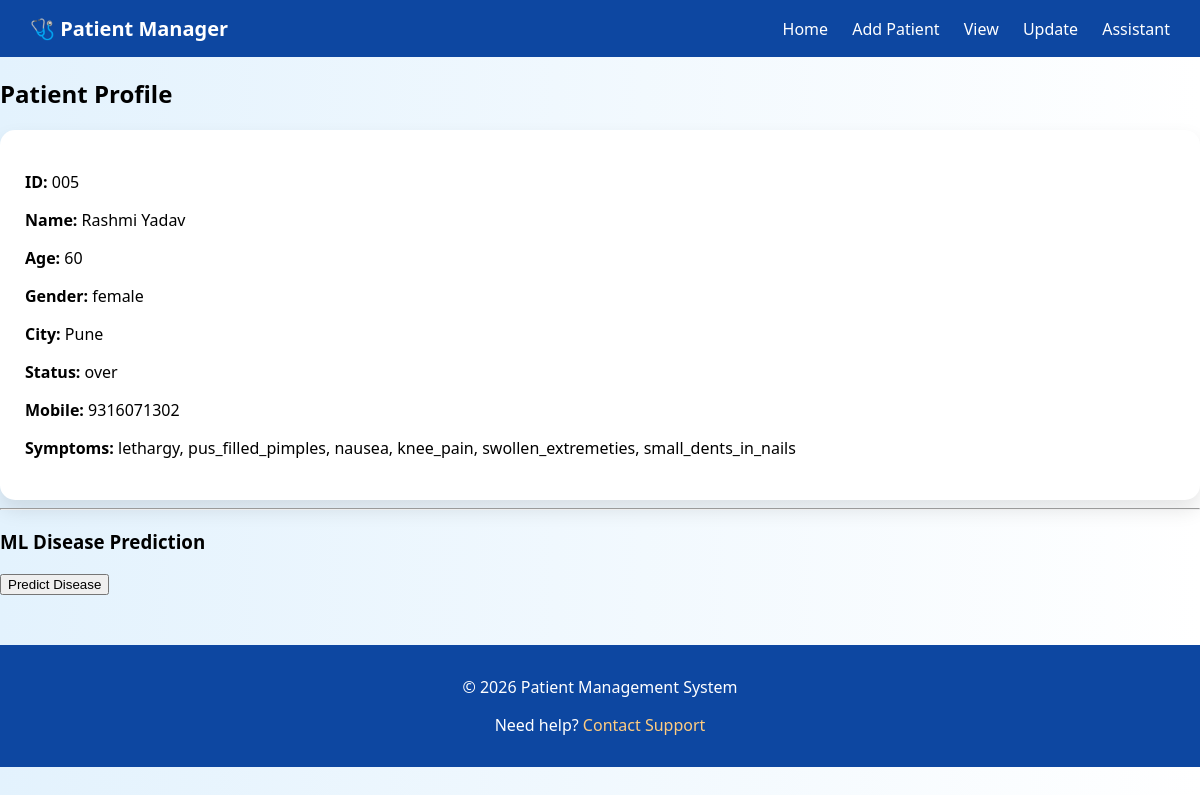
/profile/005, run on the app's committed database.
### tables this page shows
CREATE TABLE patients (
        id TEXT PRIMARY KEY,
        name TEXT,
        age INTEGER,
        gender TEXT,
        city TEXT,
        height REAL,
        weight REAL,
        status TEXT,
        mobile TEXT,
        symptoms TEXT
    );

### backend/main.py (the view)
@app.get("/profile/{patient_id}")
def patient_profile(request: Request, patient_id: str):
    patient = services.patient_profile_service(patient_id)
    return templates.TemplateResponse("profile.html", {"request": request, "patient": patient})

### templates/profile.html (shortened to what this page needs)
{% extends "base.html" %}
{% block content %}
<h2>Patient Profile</h2>
<div class="card">
  <p><b>ID:</b> {{ patient.id }}</p>
  <p><b>Name:</b> {{ patient.name }}</p>
  <p><b>Age:</b> {{ patient.age }}</p>
  <p><b>Gender:</b> {{ patient.gender }}</p>
  <p><b>City:</b> {{ patient.city }}</p>
  <p><b>Status:</b> {{ patient.status }}</p>
  <p><b>Mobile:</b> {{ patient.mobile }}</p>
  <p><b>Symptoms:</b> {{ patient.symptoms }}</p>
</div>
<hr>
<h3>ML Disease Prediction</h3>
<button onclick="predictDisease('{{ patient.symptoms }}')">
  Predict Disease
</button>
{% endblock %}

### static/style.css (style rules this page uses)
body { margin: 0; font-family: 'Segoe UI', sans-serif; background: linear-gradient(to right, #e3f2fd, #ffffff); }
.card { background: white; padding: 25px; border-radius: 15px; box-shadow: 0 10px 20px rgba(0,0,0,0.1); text-decoration: none; color: black; transition: all 0.2s ease; }

### data on the page
patients: id "005", name "Rashmi Yadav", age "60", gender "female", city "Pune", status "over", mobile "9316071302", symptoms "lethargy, pus_filled_pimples, nausea, knee_pain, swollen_extremeties, small_dents_in_nails"
